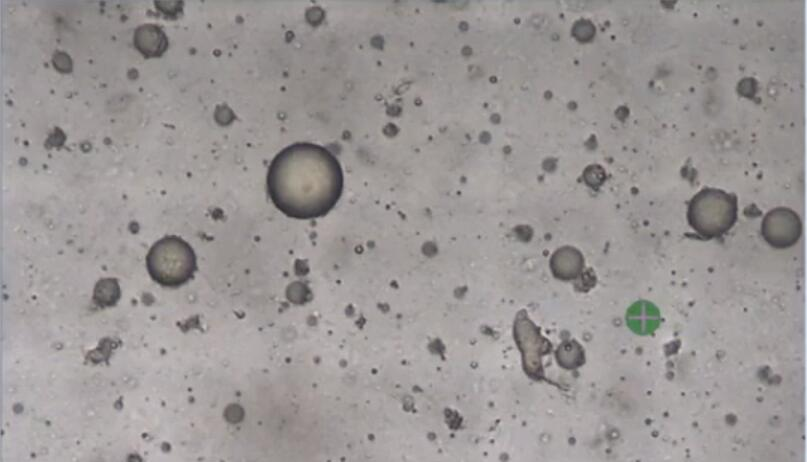
#> input picture 26-开闭操作/开闭操作/example5.jpg, 807 x 462 px
$ python '开闭操作.py'
#> lines starting #> are read from the running program, lines starting #| are printed output that depends on the picture; after the words box and inside, x2 and y2 are one past the last pixel; in counts of white or black regions, pixels touching at a corner belong together
#> further down, src is the input picture: shape (462, 807, 3); mean B, G, R 150.2, 151, 155.6
import cv2 as cv
import numpy as np


# 开操作(形态学操作基于二值图像)
def open_demo(image):
    print(image.shape)
    gray = cv.cvtColor(image, cv.COLOR_BGR2GRAY)
    ret, binary = cv.threshold(gray, 0, 255, cv.THRESH_BINARY | cv.THRESH_OTSU)
    cv.imshow("binary", binary)
    kernel = cv.getStructuringElement(cv.MORPH_RECT, (5, 5))  # 注意结构元素形状、大小   (返回指定大小和形状的结构元素，用于形态操作)
    dst = cv.morphologyEx(binary, cv.MORPH_OPEN, kernel)  # 开操作
    cv.imshow("open_demo", dst)


# 闭操作(形态学操作基于二值图像)
def close_demo(image):
    print(image.shape)
    gray = cv.cvtColor(image, cv.COLOR_BGR2GRAY)
    ret, binary = cv.threshold(gray, 0, 255, cv.THRESH_BINARY | cv.THRESH_OTSU)
    cv.imshow("binary", binary)
    kernel = cv.getStructuringElement(cv.MORPH_RECT, (15, 15))  # 注意结构元素形状、大小
    dst = cv.morphologyEx(binary, cv.MORPH_CLOSE, kernel)  # 闭操作
    cv.imshow("close_demo", dst)


# 开操作(提取水平线)
def open_demo_1(image):
    print(image.shape)
    gray = cv.cvtColor(image, cv.COLOR_BGR2GRAY)
    ret, binary = cv.threshold(gray, 0, 255, cv.THRESH_BINARY_INV | cv.THRESH_OTSU)
    cv.imshow("binary", binary)
    kernel = cv.getStructuringElement(cv.MORPH_RECT, (15, 1))  # 注意结构元素形状、大小
    dst = cv.morphologyEx(binary, cv.MORPH_OPEN, kernel)  # 开操作
    cv.imshow("open_demo_1", dst)


# 开操作(提取竖直线)
def open_demo_2(image):
    print(image.shape)
    gray = cv.cvtColor(image, cv.COLOR_BGR2GRAY)
    ret, binary = cv.threshold(gray, 0, 255, cv.THRESH_BINARY_INV | cv.THRESH_OTSU)
    cv.imshow("binary", binary)
    kernel = cv.getStructuringElement(cv.MORPH_RECT, (1, 15))  # 注意结构元素形状、大小
    dst = cv.morphologyEx(binary, cv.MORPH_OPEN, kernel)  # 开操作
    cv.imshow("open_demo_2", dst)


# 开操作(除背景斜线、噪点)
def open_demo_3(image):
    print(image.shape)
    gray = cv.cvtColor(image, cv.COLOR_BGR2GRAY)
    ret, binary = cv.threshold(gray, 0, 255, cv.THRESH_BINARY_INV | cv.THRESH_OTSU)
    cv.imshow("binary", binary)
    kernel = cv.getStructuringElement(cv.MORPH_RECT, (5, 5))  # 注意结构元素形状、大小
    dst = cv.morphologyEx(binary, cv.MORPH_OPEN, kernel)  # 开操作
    cv.imshow("open_demo_3", dst)


# 开操作(提取圆形)
def open_demo_4(image):
    print(image.shape)
#| (462, 807, 3)
    gray = cv.cvtColor(image, cv.COLOR_BGR2GRAY)
    ret, binary = cv.threshold(gray, 0, 255, cv.THRESH_BINARY_INV | cv.THRESH_OTSU)
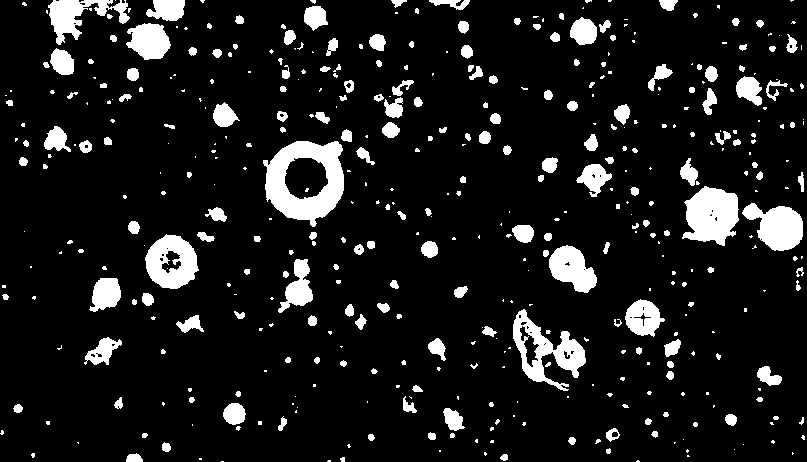
#> binary: shape (462, 807); 10.5% white; 456 white regions (250 under 20 px), largest, box (x1, y1, x2, y2) and area: (263, 141, 344, 227) 3818, (682, 186, 739, 246) 2418, (513, 309, 586, 391) 2289
#> ret = 132
    cv.imshow("binary", binary)
    kernel = cv.getStructuringElement(cv.MORPH_ELLIPSE, (15, 15))  # 注意结构元素形状、大小
    dst = cv.morphologyEx(binary, cv.MORPH_OPEN, kernel)  # 开操作
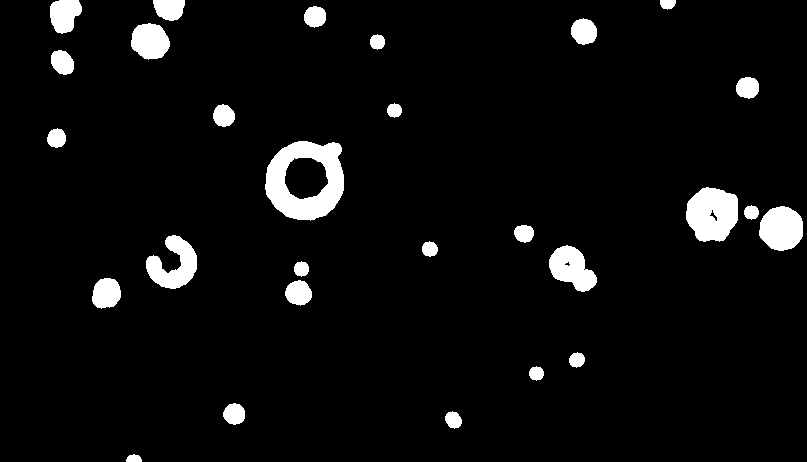
#> dst: shape (462, 807); 5.1% white; 28 white regions, largest, box (x1, y1, x2, y2) and area: (265, 141, 344, 221) 3697, (686, 187, 738, 242) 2217, (759, 206, 803, 251) 1544
    cv.imshow("open_demo_4", dst)


print("------Hello------")
src = cv.imread("example5.jpg")
cv.imshow("image", src)

open_demo_4(src)

cv.waitKey(0)
cv.destroyAllWindows()

$ run again, with 26-开闭操作/开闭操作/example2.jpg copied over 26-开闭操作/开闭操作/example5.jpg
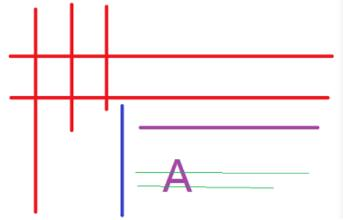
#> input picture 26-开闭操作/开闭操作/example2.jpg, 343 x 220 px
#> src is the input picture: shape (220, 343, 3); mean B, G, R 241.4, 239.6, 249.7
#| (220, 343, 3)
#> in open_demo_4, `gray = cv.cvtColor(image, cv.COLOR_BGR2GRAY)`:
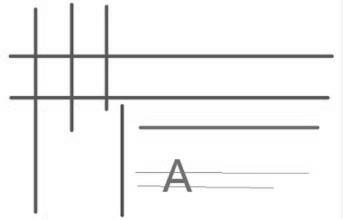
#> gray: shape (220, 343); min 63, max 255, mean 242.8
#> in open_demo_4, `ret, binary = cv.threshold(gray, 0, 255, cv.THRESH_BINARY_INV | cv.THR..`:
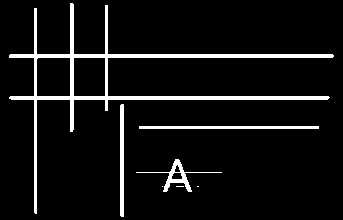
#> binary: shape (220, 343); 7.1% white; 7 white regions (3 under 20 px), largest, box (x1, y1, x2, y2) and area: (9, 3, 334, 214) 3943, (139, 126, 319, 129) 540, (120, 104, 124, 217) 450, (136, 159, 222, 192) 405
#> ret = 182
#> dst: shape (220, 343); every value is 0
